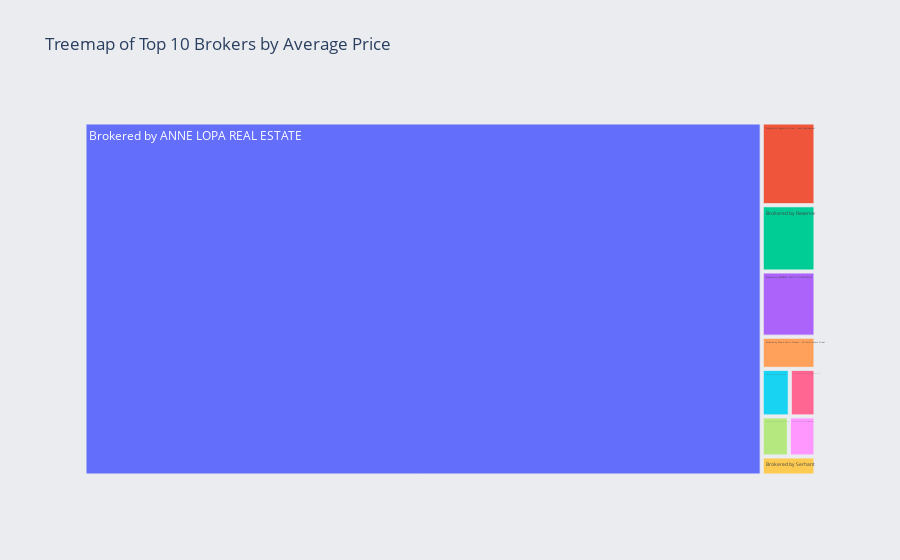

Write notebook code for a chart like this one.
### Code cell
#  Treemap - Top 10 Brokers by Average Price
import plotly.express as px

# Define your background color
background_color = 'rgba(235,236,240,1)'  # This is a light grey

# Calculate the average price per broker and sort them to find the top 10
top_brokers = data.groupby('BROKERTITLE')['PRICE'].mean().sort_values(ascending=False).head(10).reset_index()
fig_treemap = px.treemap(
    top_brokers, 
    path=['BROKERTITLE'], 
    values='PRICE', 
    title='Treemap of Top 10 Brokers by Average Price',
    labels={'BROKERTITLE': 'Broker Title', 'PRICE': 'Average Price'}
)
fig_treemap.update_layout(paper_bgcolor=background_color)
fig_treemap.show()

### Figure 1 — Plotly figure (JSON) as saved in the notebook; plotly's stock layout.template omitted (floating-point values rounded to 4 significant figures)
{"data": [{"branchvalues": "total", "domain": {"x": [0, 1], "y": [0, 1]}, "hovertemplate": "labels=%{label}<br>Average Price=%{value}<br>parent=%{parent}<br>id=%{id}<extra></extra>", "ids": ["Brokered by ANNE LOPA REAL ESTATE", "Brokered by Douglas Elliman - New Development", "Brokered by Reserve", "Brokered by EVERGREEN REALTY & INVESTMENTS", "Brokered by Brown Harris Stevens - 43 North Moore Street", "Brokered by New York Residence", "Brokered by Blue Key Real Estate Brokerage", "Brokered by Vandenberg -The Townhouse Experts", "Brokered by Garfield, Leslie J. & Co., Inc.", "Brokered by Serhant"], "labels": ["Brokered by ANNE LOPA REAL ESTATE", "Brokered by Douglas Elliman - New Development", "Brokered by Reserve", "Brokered by EVERGREEN REALTY & INVESTMENTS", "Brokered by Brown Harris Stevens - 43 North Moore Street", "Brokered by New York Residence", "Brokered by Blue Key Real Estate Brokerage", "Brokered by Vandenberg -The Townhouse Experts", "Brokered by Garfield, Leslie J. & Co., Inc.", "Brokered by Serhant"], "name": "", "parents": ["", "", "", "", "", "", "", "", "", ""], "type": "treemap", "values": [2147000000.0, 40000000.0, 32000000.0, 31500000.0, 15550000.0, 12000000.0, 11000000.0, 9775000.0, 9580000.0, 9202000.0]}], "layout": {"legend": {"tracegroupgap": 0}, "paper_bgcolor": "rgba(235,236,240,1)", "title": {"text": "Treemap of Top 10 Brokers by Average Price"}}}
